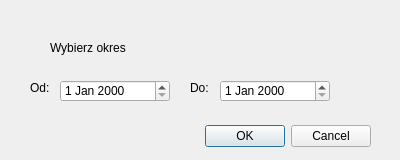
<?xml version="1.0" encoding="UTF-8"?>
<ui version="4.0">
 <class>Dialog_raport</class>
 <widget class="QDialog" name="Dialog_raport">
  <property name="geometry">
   <rect>
    <x>0</x>
    <y>0</y>
    <width>400</width>
    <height>160</height>
   </rect>
  </property>
  <property name="windowTitle">
   <string>Dialog</string>
  </property>
  <widget class="QDialogButtonBox" name="buttonBox">
   <property name="geometry">
    <rect>
     <x>30</x>
     <y>120</y>
     <width>341</width>
     <height>32</height>
    </rect>
   </property>
   <property name="orientation">
    <enum>Qt::Horizontal</enum>
   </property>
   <property name="standardButtons">
    <set>QDialogButtonBox::Cancel|QDialogButtonBox::Ok</set>
   </property>
  </widget>
  <widget class="QDateEdit" name="dateEdit">
   <property name="geometry">
    <rect>
     <x>60</x>
     <y>80</y>
     <width>110</width>
     <height>22</height>
    </rect>
   </property>
  </widget>
  <widget class="QLabel" name="label">
   <property name="geometry">
    <rect>
     <x>30</x>
     <y>80</y>
     <width>21</width>
     <height>16</height>
    </rect>
   </property>
   <property name="text">
    <string>Od:</string>
   </property>
  </widget>
  <widget class="QLabel" name="label_2">
   <property name="geometry">
    <rect>
     <x>190</x>
     <y>80</y>
     <width>21</width>
     <height>16</height>
    </rect>
   </property>
   <property name="text">
    <string>Do:</string>
   </property>
  </widget>
  <widget class="QDateEdit" name="dateEdit_2">
   <property name="geometry">
    <rect>
     <x>220</x>
     <y>80</y>
     <width>110</width>
     <height>22</height>
    </rect>
   </property>
  </widget>
  <widget class="QLabel" name="label_3">
   <property name="geometry">
    <rect>
     <x>50</x>
     <y>40</y>
     <width>111</width>
     <height>16</height>
    </rect>
   </property>
   <property name="text">
    <string>Wybierz okres</string>
   </property>
  </widget>
 </widget>
 <resources/>
 <connections>
  <connection>
   <sender>buttonBox</sender>
   <signal>accepted()</signal>
   <receiver>Dialog_raport</receiver>
   <slot>accept()</slot>
   <hints>
    <hint type="sourcelabel">
     <x>248</x>
     <y>254</y>
    </hint>
    <hint type="destinationlabel">
     <x>157</x>
     <y>274</y>
    </hint>
   </hints>
  </connection>
  <connection>
   <sender>buttonBox</sender>
   <signal>rejected()</signal>
   <receiver>Dialog_raport</receiver>
   <slot>reject()</slot>
   <hints>
    <hint type="sourcelabel">
     <x>316</x>
     <y>260</y>
    </hint>
    <hint type="destinationlabel">
     <x>286</x>
     <y>274</y>
    </hint>
   </hints>
  </connection>
 </connections>
</ui>
